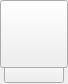
<?xml version="1.0" encoding="UTF-8"?>
<ui version="4.0">
 <class>InventoryCell</class>
 <widget class="QWidget" name="InventoryCell">
  <property name="geometry">
   <rect>
    <x>0</x>
    <y>0</y>
    <width>68</width>
    <height>84</height>
   </rect>
  </property>
  <property name="mouseTracking">
   <bool>true</bool>
  </property>
  <property name="windowTitle">
   <string>Form</string>
  </property>
  <widget class="QLabel" name="inventoryCellBorder">
   <property name="geometry">
    <rect>
     <x>0</x>
     <y>0</y>
     <width>68</width>
     <height>68</height>
    </rect>
   </property>
   <property name="styleSheet">
    <string notr="true"/>
   </property>
   <property name="text">
    <string/>
   </property>
  </widget>
  <widget class="QLabel" name="CentralElement">
   <property name="geometry">
    <rect>
     <x>0</x>
     <y>0</y>
     <width>68</width>
     <height>68</height>
    </rect>
   </property>
   <property name="styleSheet">
    <string notr="true"/>
   </property>
   <property name="text">
    <string/>
   </property>
  </widget>
  <widget class="QLabel" name="inventoryCellNew">
   <property name="geometry">
    <rect>
     <x>0</x>
     <y>0</y>
     <width>68</width>
     <height>68</height>
    </rect>
   </property>
   <property name="styleSheet">
    <string notr="true"/>
   </property>
   <property name="text">
    <string/>
   </property>
  </widget>
  <widget class="QPushButton" name="DropdownButton">
   <property name="geometry">
    <rect>
     <x>4</x>
     <y>56</y>
     <width>60</width>
     <height>27</height>
    </rect>
   </property>
   <property name="cursor">
    <cursorShape>PointingHandCursor</cursorShape>
   </property>
   <property name="styleSheet">
    <string notr="true"/>
   </property>
   <property name="text">
    <string/>
   </property>
  </widget>
  <widget class="QLabel" name="inventoryCellBG">
   <property name="geometry">
    <rect>
     <x>3</x>
     <y>3</y>
     <width>62</width>
     <height>62</height>
    </rect>
   </property>
   <property name="styleSheet">
    <string notr="true"/>
   </property>
   <property name="text">
    <string/>
   </property>
  </widget>
  <widget class="QLabel" name="Locked">
   <property name="geometry">
    <rect>
     <x>5</x>
     <y>5</y>
     <width>58</width>
     <height>58</height>
    </rect>
   </property>
   <property name="styleSheet">
    <string notr="true"/>
   </property>
   <property name="text">
    <string/>
   </property>
  </widget>
  <widget class="QLabel" name="Blocked">
   <property name="geometry">
    <rect>
     <x>1</x>
     <y>1</y>
     <width>66</width>
     <height>66</height>
    </rect>
   </property>
   <property name="styleSheet">
    <string notr="true"/>
   </property>
   <property name="text">
    <string/>
   </property>
  </widget>
  <widget class="Item" name="item">
   <property name="geometry">
    <rect>
     <x>0</x>
     <y>0</y>
     <width>68</width>
     <height>68</height>
    </rect>
   </property>
   <property name="mouseTracking">
    <bool>true</bool>
   </property>
   <property name="focusPolicy">
    <enum>Qt::StrongFocus</enum>
   </property>
  </widget>
  <zorder>CentralElement</zorder>
  <zorder>inventoryCellBG</zorder>
  <zorder>inventoryCellBorder</zorder>
  <zorder>Locked</zorder>
  <zorder>inventoryCellNew</zorder>
  <zorder>DropdownButton</zorder>
  <zorder>Blocked</zorder>
  <zorder>item</zorder>
 </widget>
 <customwidgets>
  <customwidget>
   <class>Item</class>
   <extends>QPushButton</extends>
   <header location="global">CustomWidgets/Item/item.h</header>
  </customwidget>
 </customwidgets>
 <resources/>
 <connections/>
</ui>
